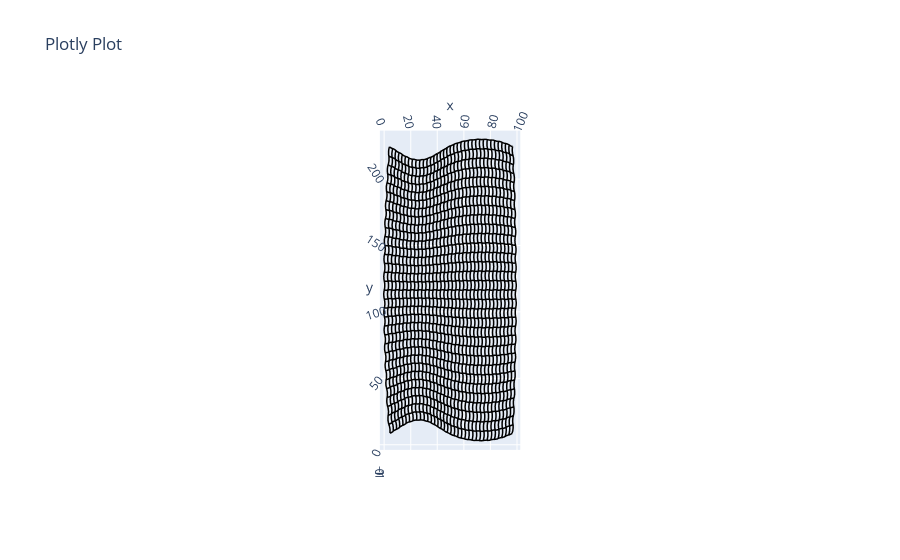

The notebook cell this image was saved under:
### Code cell
reference_point = [0,0,0]                         # The network will be scaler relative to this point
net.scale_vertices(reference_point, net.l_scalar, account_for_leafs=False) # If you don't provide a scalar, it will use network.l_scalar automatically. Note, that in this particular case, there are no leafs, so the last argument is not necessary.

#  You can plot the scaled network like this
# net.net_plot(color=True, plot_type='scaled')

R, th = net.arc_param()
xyz = net.arc_points() 

net.net_plot(color=True, plot_type='arcs', elables=False)

### Figure 1 — Plotly figure (JSON) as saved in the notebook; plotly's stock layout.template omitted (floating-point values rounded to 4 significant figures; data arrays with more than 128 entries replaced by an {"elided": "..."} marker saying what was removed)
{"data": [{"line": {"color": "black", "width": 3}, "mode": "lines", "type": "scatter3d", "x": {"elided": "25377 float values"}, "y": {"elided": "25377 float values"}, "z": {"elided": "25377 int values"}}], "layout": {"scene": {"aspectmode": "data", "camera": {"center": {"x": 0, "y": 0, "z": 0}, "eye": {"x": 0, "y": 0, "z": 11.48}, "up": {"x": 0, "y": 1, "z": 0}}}, "title": {"text": "Plotly Plot"}}}
